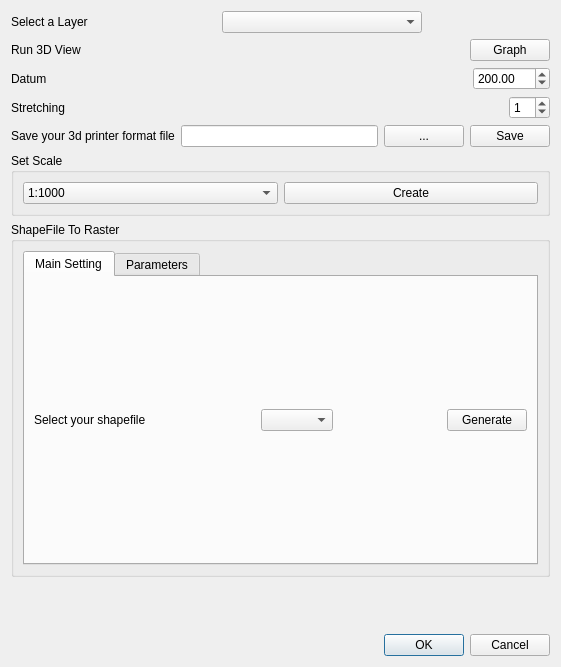
<?xml version="1.0" encoding="UTF-8"?>
<ui version="4.0">
 <class>PrintYour3DDialogBase</class>
 <widget class="QDialog" name="PrintYour3DDialogBase">
  <property name="geometry">
   <rect>
    <x>0</x>
    <y>0</y>
    <width>561</width>
    <height>667</height>
   </rect>
  </property>
  <property name="windowTitle">
   <string>Print Your 3D</string>
  </property>
  <layout class="QVBoxLayout" name="verticalLayout_4">
   <item>
    <layout class="QHBoxLayout" name="horizontalLayout_6">
     <item>
      <widget class="QLabel" name="label">
       <property name="text">
        <string>Select a Layer</string>
       </property>
      </widget>
     </item>
     <item>
      <spacer name="horizontalSpacer_4">
       <property name="orientation">
        <enum>Qt::Horizontal</enum>
       </property>
       <property name="sizeHint" stdset="0">
        <size>
         <width>40</width>
         <height>20</height>
        </size>
       </property>
      </spacer>
     </item>
     <item>
      <widget class="QgsMapLayerComboBox" name="cmbSelectLayer">
       <property name="minimumSize">
        <size>
         <width>200</width>
         <height>0</height>
        </size>
       </property>
      </widget>
     </item>
     <item>
      <spacer name="horizontalSpacer_5">
       <property name="orientation">
        <enum>Qt::Horizontal</enum>
       </property>
       <property name="sizeHint" stdset="0">
        <size>
         <width>40</width>
         <height>20</height>
        </size>
       </property>
      </spacer>
     </item>
    </layout>
   </item>
   <item>
    <layout class="QHBoxLayout" name="horizontalLayout_4">
     <item>
      <widget class="QLabel" name="label_2">
       <property name="text">
        <string>Run 3D View</string>
       </property>
      </widget>
     </item>
     <item>
      <spacer name="horizontalSpacer_3">
       <property name="orientation">
        <enum>Qt::Horizontal</enum>
       </property>
       <property name="sizeHint" stdset="0">
        <size>
         <width>40</width>
         <height>20</height>
        </size>
       </property>
      </spacer>
     </item>
     <item>
      <widget class="QPushButton" name="btnGraph">
       <property name="toolTip">
        <string>&lt;html&gt;&lt;head/&gt;&lt;body&gt;&lt;p&gt;This functionality is recommended to small TIF files.&lt;/p&gt;&lt;/body&gt;&lt;/html&gt;</string>
       </property>
       <property name="whatsThis">
        <string>&lt;html&gt;&lt;head/&gt;&lt;body&gt;&lt;p&gt;Recomended to small TIF files&lt;/p&gt;&lt;/body&gt;&lt;/html&gt;</string>
       </property>
       <property name="accessibleDescription">
        <string extracomment="dadadadada"/>
       </property>
       <property name="styleSheet">
        <string notr="true"/>
       </property>
       <property name="text">
        <string>Graph</string>
       </property>
      </widget>
     </item>
    </layout>
   </item>
   <item>
    <layout class="QHBoxLayout" name="horizontalLayout_3">
     <item>
      <widget class="QLabel" name="label_4">
       <property name="text">
        <string>Datum</string>
       </property>
      </widget>
     </item>
     <item>
      <spacer name="horizontalSpacer_2">
       <property name="orientation">
        <enum>Qt::Horizontal</enum>
       </property>
       <property name="sizeHint" stdset="0">
        <size>
         <width>40</width>
         <height>20</height>
        </size>
       </property>
      </spacer>
     </item>
     <item>
      <widget class="QDoubleSpinBox" name="dsbDatum">
       <property name="maximum">
        <double>20000.000000000000000</double>
       </property>
       <property name="value">
        <double>200.000000000000000</double>
       </property>
      </widget>
     </item>
    </layout>
   </item>
   <item>
    <layout class="QHBoxLayout" name="horizontalLayout_2">
     <item>
      <widget class="QLabel" name="label_5">
       <property name="text">
        <string>Stretching</string>
       </property>
      </widget>
     </item>
     <item>
      <spacer name="horizontalSpacer">
       <property name="orientation">
        <enum>Qt::Horizontal</enum>
       </property>
       <property name="sizeHint" stdset="0">
        <size>
         <width>40</width>
         <height>20</height>
        </size>
       </property>
      </spacer>
     </item>
     <item>
      <widget class="QSpinBox" name="sbStretch">
       <property name="value">
        <number>1</number>
       </property>
      </widget>
     </item>
    </layout>
   </item>
   <item>
    <layout class="QHBoxLayout" name="horizontalLayout_5">
     <item>
      <widget class="QLabel" name="label_3">
       <property name="text">
        <string>Save your 3d printer format file</string>
       </property>
      </widget>
     </item>
     <item>
      <widget class="QLineEdit" name="lineEdit">
       <property name="toolTip">
        <string>&lt;html&gt;&lt;head/&gt;&lt;body&gt;&lt;p&gt;&lt;br/&gt;&lt;/p&gt;&lt;/body&gt;&lt;/html&gt;</string>
       </property>
       <property name="whatsThis">
        <string>&lt;html&gt;&lt;head/&gt;&lt;body&gt;&lt;p&gt;&lt;br/&gt;&lt;/p&gt;&lt;/body&gt;&lt;/html&gt;</string>
       </property>
      </widget>
     </item>
     <item>
      <widget class="QPushButton" name="btnSelect">
       <property name="text">
        <string>...</string>
       </property>
      </widget>
     </item>
     <item>
      <widget class="QPushButton" name="btnSave">
       <property name="text">
        <string>Save</string>
       </property>
      </widget>
     </item>
    </layout>
   </item>
   <item>
    <layout class="QHBoxLayout" name="horizontalLayout_14">
     <item>
      <widget class="QGroupBox" name="groupBox_2">
       <property name="title">
        <string>Set Scale</string>
       </property>
       <layout class="QHBoxLayout" name="horizontalLayout_15">
        <item>
         <widget class="QComboBox" name="cmbScale">
          <item>
           <property name="text">
            <string>1:1000</string>
           </property>
          </item>
          <item>
           <property name="text">
            <string>1:2000</string>
           </property>
          </item>
          <item>
           <property name="text">
            <string>1:3000</string>
           </property>
          </item>
          <item>
           <property name="text">
            <string>1:4000</string>
           </property>
          </item>
          <item>
           <property name="text">
            <string>1:5000</string>
           </property>
          </item>
          <item>
           <property name="text">
            <string>10:1</string>
           </property>
          </item>
          <item>
           <property name="text">
            <string>20:1</string>
           </property>
          </item>
          <item>
           <property name="text">
            <string>50:1</string>
           </property>
          </item>
          <item>
           <property name="text">
            <string>100:1</string>
           </property>
          </item>
         </widget>
        </item>
        <item>
         <widget class="QPushButton" name="btnScale">
          <property name="toolTip">
           <string>&lt;html&gt;&lt;head/&gt;&lt;body&gt;&lt;p&gt;Generate your model in scale by using this function.&lt;/p&gt;&lt;/body&gt;&lt;/html&gt;</string>
          </property>
          <property name="accessibleDescription">
           <string>Opis opis opis mordo</string>
          </property>
          <property name="text">
           <string>Create</string>
          </property>
         </widget>
        </item>
       </layout>
      </widget>
     </item>
    </layout>
   </item>
   <item>
    <widget class="QgsCollapsibleGroupBox" name="groupBox">
     <property name="enabled">
      <bool>true</bool>
     </property>
     <property name="minimumSize">
      <size>
       <width>539</width>
       <height>355</height>
      </size>
     </property>
     <property name="autoFillBackground">
      <bool>false</bool>
     </property>
     <property name="title">
      <string>ShapeFile To Raster</string>
     </property>
     <property name="collapsed">
      <bool>false</bool>
     </property>
     <property name="scrollOnExpand">
      <bool>false</bool>
     </property>
     <property name="saveCollapsedState">
      <bool>false</bool>
     </property>
     <layout class="QHBoxLayout" name="horizontalLayout_7">
      <item>
       <widget class="QTabWidget" name="tabWidget">
        <property name="toolTip">
         <string>&lt;html&gt;&lt;head/&gt;&lt;body&gt;&lt;p&gt;This is table of parameters to rasterize ShapeFile&lt;/p&gt;&lt;/body&gt;&lt;/html&gt;</string>
        </property>
        <property name="currentIndex">
         <number>0</number>
        </property>
        <widget class="QWidget" name="tab">
         <attribute name="title">
          <string>Main Setting</string>
         </attribute>
         <layout class="QVBoxLayout" name="verticalLayout_2">
          <item>
           <layout class="QHBoxLayout" name="horizontalLayout">
            <item>
             <widget class="QLabel" name="label_7">
              <property name="text">
               <string>Select your shapefile</string>
              </property>
             </widget>
            </item>
            <item>
             <spacer name="horizontalSpacer_6">
              <property name="orientation">
               <enum>Qt::Horizontal</enum>
              </property>
              <property name="sizeHint" stdset="0">
               <size>
                <width>40</width>
                <height>20</height>
               </size>
              </property>
             </spacer>
            </item>
            <item>
             <widget class="QgsMapLayerComboBox" name="cmbSelectShape"/>
            </item>
            <item>
             <spacer name="horizontalSpacer_7">
              <property name="orientation">
               <enum>Qt::Horizontal</enum>
              </property>
              <property name="sizeHint" stdset="0">
               <size>
                <width>40</width>
                <height>20</height>
               </size>
              </property>
             </spacer>
            </item>
            <item>
             <widget class="QPushButton" name="btnShape">
              <property name="text">
               <string>Generate</string>
              </property>
             </widget>
            </item>
           </layout>
          </item>
         </layout>
        </widget>
        <widget class="QWidget" name="tab_2">
         <attribute name="title">
          <string>Parameters</string>
         </attribute>
         <widget class="QWidget" name="verticalLayoutWidget">
          <property name="geometry">
           <rect>
            <x>0</x>
            <y>1</y>
            <width>501</width>
            <height>231</height>
           </rect>
          </property>
          <layout class="QVBoxLayout" name="verticalLayout_3">
           <item>
            <layout class="QHBoxLayout" name="horizontalLayout_11">
             <item>
              <widget class="QLabel" name="label_12">
               <property name="text">
                <string>Buffer distance</string>
               </property>
              </widget>
             </item>
             <item>
              <widget class="QDoubleSpinBox" name="dsbBuffer">
               <property name="maximum">
                <double>3000.000000000000000</double>
               </property>
               <property name="value">
                <double>1.000000000000000</double>
               </property>
              </widget>
             </item>
            </layout>
           </item>
           <item>
            <spacer name="verticalSpacer_5">
             <property name="orientation">
              <enum>Qt::Vertical</enum>
             </property>
             <property name="sizeHint" stdset="0">
              <size>
               <width>20</width>
               <height>40</height>
              </size>
             </property>
            </spacer>
           </item>
           <item>
            <layout class="QHBoxLayout" name="horizontalLayout_12">
             <item>
              <widget class="QLabel" name="label_13">
               <property name="text">
                <string>Set ShapeFile height</string>
               </property>
              </widget>
             </item>
             <item>
              <widget class="QSpinBox" name="sbHeight">
               <property name="minimum">
                <number>-20000</number>
               </property>
               <property name="maximum">
                <number>20000</number>
               </property>
               <property name="value">
                <number>2</number>
               </property>
              </widget>
             </item>
            </layout>
           </item>
           <item>
            <spacer name="verticalSpacer_3">
             <property name="orientation">
              <enum>Qt::Vertical</enum>
             </property>
             <property name="sizeHint" stdset="0">
              <size>
               <width>20</width>
               <height>40</height>
              </size>
             </property>
            </spacer>
           </item>
           <item>
            <layout class="QHBoxLayout" name="horizontalLayout_9">
             <item>
              <widget class="QLabel" name="label_10">
               <property name="text">
                <string>Output data type</string>
               </property>
              </widget>
             </item>
             <item>
              <widget class="QSpinBox" name="sbOutputData">
               <property name="toolTip">
                <string>&lt;html&gt;&lt;head/&gt;&lt;body&gt;&lt;p&gt;Possible output data type:&lt;/p&gt;&lt;p&gt;0 - Byte&lt;/p&gt;&lt;p&gt;1 - Int16&lt;/p&gt;&lt;p&gt;2 - UInt16&lt;/p&gt;&lt;p&gt;3 - UInt32&lt;/p&gt;&lt;p&gt;4 - Int32&lt;/p&gt;&lt;p&gt;5 - Float32&lt;/p&gt;&lt;p&gt;6 - Float64&lt;/p&gt;&lt;p&gt;7 - CInt16&lt;/p&gt;&lt;p&gt;8 - CInt32&lt;/p&gt;&lt;p&gt;9 - CFloat32&lt;/p&gt;&lt;p&gt;10 - CFloat64&lt;/p&gt;&lt;/body&gt;&lt;/html&gt;</string>
               </property>
               <property name="maximum">
                <number>10</number>
               </property>
               <property name="value">
                <number>5</number>
               </property>
              </widget>
             </item>
            </layout>
           </item>
          </layout>
         </widget>
        </widget>
       </widget>
      </item>
     </layout>
    </widget>
   </item>
   <item>
    <spacer name="verticalSpacer">
     <property name="orientation">
      <enum>Qt::Vertical</enum>
     </property>
     <property name="sizeHint" stdset="0">
      <size>
       <width>20</width>
       <height>40</height>
      </size>
     </property>
    </spacer>
   </item>
   <item>
    <widget class="QDialogButtonBox" name="button_box">
     <property name="orientation">
      <enum>Qt::Horizontal</enum>
     </property>
     <property name="standardButtons">
      <set>QDialogButtonBox::Cancel|QDialogButtonBox::Ok</set>
     </property>
    </widget>
   </item>
  </layout>
 </widget>
 <customwidgets>
  <customwidget>
   <class>QgsCollapsibleGroupBox</class>
   <extends>QGroupBox</extends>
   <header>qgscollapsiblegroupbox.h</header>
   <container>1</container>
  </customwidget>
  <customwidget>
   <class>QgsMapLayerComboBox</class>
   <extends>QComboBox</extends>
   <header>qgsmaplayercombobox.h</header>
  </customwidget>
 </customwidgets>
 <tabstops>
  <tabstop>btnGraph</tabstop>
  <tabstop>lineEdit</tabstop>
  <tabstop>btnSelect</tabstop>
  <tabstop>sbStretch</tabstop>
  <tabstop>btnSave</tabstop>
 </tabstops>
 <resources/>
 <connections>
  <connection>
   <sender>button_box</sender>
   <signal>accepted()</signal>
   <receiver>PrintYour3DDialogBase</receiver>
   <slot>accept()</slot>
   <hints>
    <hint type="sourcelabel">
     <x>20</x>
     <y>20</y>
    </hint>
    <hint type="destinationlabel">
     <x>20</x>
     <y>20</y>
    </hint>
   </hints>
  </connection>
  <connection>
   <sender>button_box</sender>
   <signal>rejected()</signal>
   <receiver>PrintYour3DDialogBase</receiver>
   <slot>reject()</slot>
   <hints>
    <hint type="sourcelabel">
     <x>20</x>
     <y>20</y>
    </hint>
    <hint type="destinationlabel">
     <x>20</x>
     <y>20</y>
    </hint>
   </hints>
  </connection>
 </connections>
</ui>
